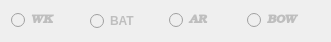
   <widget class="QWidget" name="">
    <property name="geometry">
     <rect>
      <x>20</x>
      <y>170</y>
      <width>331</width>
      <height>31</height>
     </rect>
    </property>
    <layout class="QHBoxLayout" name="horizontalLayout">
     <item>
      <widget class="QRadioButton" name="wk_rb">
       <property name="enabled">
        <bool>false</bool>
       </property>
       <property name="font">
        <font>
         <family>Bookman Old Style</family>
         <pointsize>9</pointsize>
         <weight>75</weight>
         <italic>true</italic>
         <bold>true</bold>
        </font>
       </property>
       <property name="text">
        <string>WK</string>
       </property>
      </widget>
     </item>
     <item>
      <widget class="QRadioButton" name="bat_rb">
       <property name="enabled">
        <bool>false</bool>
       </property>
       <property name="font">
        <font>
         <pointsize>9</pointsize>
         <weight>75</weight>
         <bold>true</bold>
        </font>
       </property>
       <property name="tabletTracking">
        <bool>false</bool>
       </property>
       <property name="acceptDrops">
        <bool>false</bool>
       </property>
       <property name="toolTipDuration">
        <number>20</number>
       </property>
       <property name="styleSheet">
        <string notr="true">Batmans</string>
       </property>
       <property name="text">
        <string>BAT</string>
       </property>
      </widget>
     </item>
     <item>
      <widget class="QRadioButton" name="ar_rb">
       <property name="enabled">
        <bool>false</bool>
       </property>
       <property name="font">
        <font>
         <family>Bookman Old Style</family>
         <pointsize>9</pointsize>
         <weight>75</weight>
         <italic>true</italic>
         <bold>true</bold>
        </font>
       </property>
       <property name="text">
        <string>AR</string>
       </property>
       <property name="checked">
        <bool>false</bool>
       </property>
      </widget>
     </item>
     <item>
      <widget class="QRadioButton" name="bow_rb">
       <property name="enabled">
        <bool>false</bool>
       </property>
       <property name="font">
        <font>
         <family>Bookman Old Style</family>
         <pointsize>9</pointsize>
         <weight>75</weight>
         <italic>true</italic>
         <bold>true</bold>
        </font>
       </property>
       <property name="text">
        <string>BOW</string>
       </property>
      </widget>
     </item>
    </layout>
   </widget>
